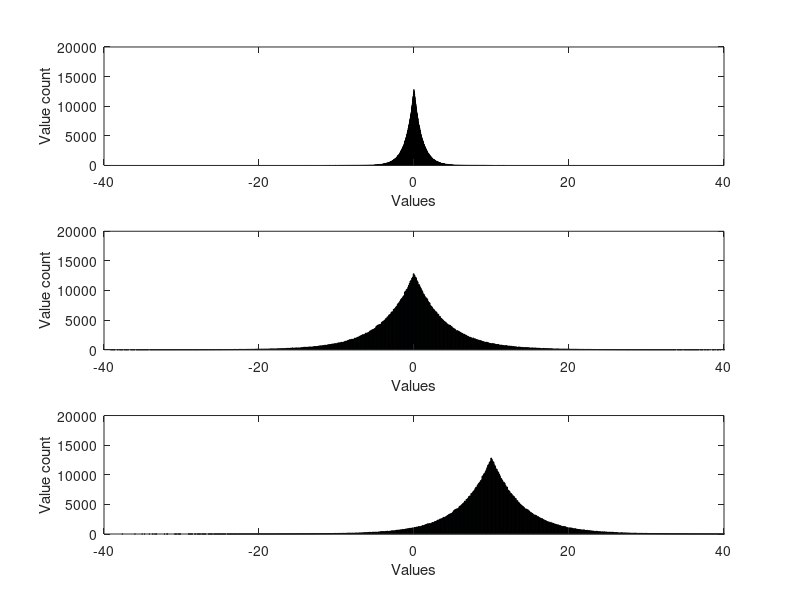

Source code (MATLAB):
%% Exercise 3: 
% How do generate data according to different distributions in Matlab?
clear;
clc;
close all;

%% Laplace distribution using the inverse transform method.

% u is a vector containing 1000000 pseudorandom variables from an uniform
% distribution.
u = rand(1000000, 1);
M = 1000;

% We use the inverse CDF to generate values from a laplace distribution
% with parameters mu and b.
% The inverse CDF is F_inv(l) = mu - b * sign(p - 0.5) * log(1 - 2*abs(p-0.5))
% from this it results that.

mu = 0;
b = 1;
l = mu - b * sign(u-0.5) .* log(1-2*abs(u-0.5));

% To view the value distribution we use the hist function:
subplot(3, 1, 1); 
hist(l, M);
ylabel('Value count'); 
xlabel('Values');
axis([-40 40 0 2*10^4]);

%----------------------------------
% Lets choose different parameters:
mu = 0;
b = 4;
l = mu - b * sign(u-0.5) .* log(1-2*abs(u-0.5));

% To view the value distribution we use the hist function:
subplot(3, 1, 2); 
hist(l, M);
ylabel('Value count'); 
xlabel('Values');
axis([-40 40 0 2*10^4]);

%----------------------------------
% Lets choose different parameters
mu = 10;
b = 4;
l = mu - b * sign(u-0.5) .* log(1-2*abs(u-0.5));

% To view the value distribution we use the hist function:
subplot(3, 1, 3); 
hist(l, M);
ylabel('Value count'); 
xlabel('Values');
axis([-40 40 0 2*10^4]);

% Question: What does the variables mu and b control?

